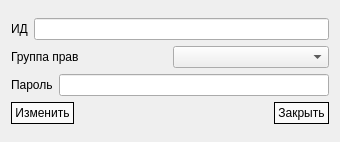
<?xml version="1.0" encoding="UTF-8"?>
<ui version="4.0">
 <class>SetUserDialog</class>
 <widget class="QDialog" name="SetUserDialog">
  <property name="geometry">
   <rect>
    <x>0</x>
    <y>0</y>
    <width>338</width>
    <height>142</height>
   </rect>
  </property>
  <property name="windowTitle">
   <string>Dialog</string>
  </property>
  <layout class="QVBoxLayout" name="verticalLayout_2">
   <item>
    <layout class="QVBoxLayout" name="verticalLayout">
     <item>
      <layout class="QHBoxLayout" name="horizontalLayout_3">
       <item>
        <widget class="QLabel" name="label_5">
         <property name="text">
          <string>ИД</string>
         </property>
        </widget>
       </item>
       <item>
        <widget class="QLineEdit" name="inputId"/>
       </item>
      </layout>
     </item>
     <item>
      <layout class="QHBoxLayout" name="horizontalLayout">
       <item>
        <widget class="QLabel" name="label">
         <property name="text">
          <string>Группа прав</string>
         </property>
        </widget>
       </item>
       <item>
        <widget class="QComboBox" name="comboGroupName"/>
       </item>
      </layout>
     </item>
     <item>
      <layout class="QHBoxLayout" name="horizontalLayout_4">
       <item>
        <widget class="QLabel" name="label_2">
         <property name="text">
          <string>Пароль</string>
         </property>
        </widget>
       </item>
       <item>
        <widget class="QLineEdit" name="inputPassword"/>
       </item>
      </layout>
     </item>
     <item>
      <layout class="QHBoxLayout" name="horizontalLayout_2" stretch="0,0">
       <property name="spacing">
        <number>200</number>
       </property>
       <item>
        <widget class="QPushButton" name="buttonSetUser">
         <property name="styleSheet">
          <string notr="true">QPushButton
{
background-color: rgb(250, 250, 250);
border: 1px solid black;
padding: 3px;
}

QPushButton:pressed
{
background-color: rgb(240, 240, 240);
}

QPushButton:hover:!pressed
{
background-color: rgb(240, 240, 240);
}</string>
         </property>
         <property name="text">
          <string>Изменить</string>
         </property>
        </widget>
       </item>
       <item>
        <widget class="QPushButton" name="buttonCloseDialog">
         <property name="styleSheet">
          <string notr="true">QPushButton
{
background-color: rgb(250, 250, 250);
border: 1px solid black;
padding: 3px;
}

QPushButton:pressed
{
background-color: rgb(240, 240, 240);
}

QPushButton:hover:!pressed
{
background-color: rgb(240, 240, 240);
}</string>
         </property>
         <property name="text">
          <string>Закрыть</string>
         </property>
        </widget>
       </item>
      </layout>
     </item>
    </layout>
   </item>
  </layout>
 </widget>
 <resources/>
 <connections>
  <connection>
   <sender>buttonCloseDialog</sender>
   <signal>clicked()</signal>
   <receiver>SetUserDialog</receiver>
   <slot>deleteLater()</slot>
   <hints>
    <hint type="sourcelabel">
     <x>344</x>
     <y>151</y>
    </hint>
    <hint type="destinationlabel">
     <x>199</x>
     <y>92</y>
    </hint>
   </hints>
  </connection>
  <connection>
   <sender>SetUserDialog</sender>
   <signal>finished(int)</signal>
   <receiver>SetUserDialog</receiver>
   <slot>deleteLater()</slot>
   <hints>
    <hint type="sourcelabel">
     <x>199</x>
     <y>92</y>
    </hint>
    <hint type="destinationlabel">
     <x>199</x>
     <y>92</y>
    </hint>
   </hints>
  </connection>
 </connections>
</ui>
